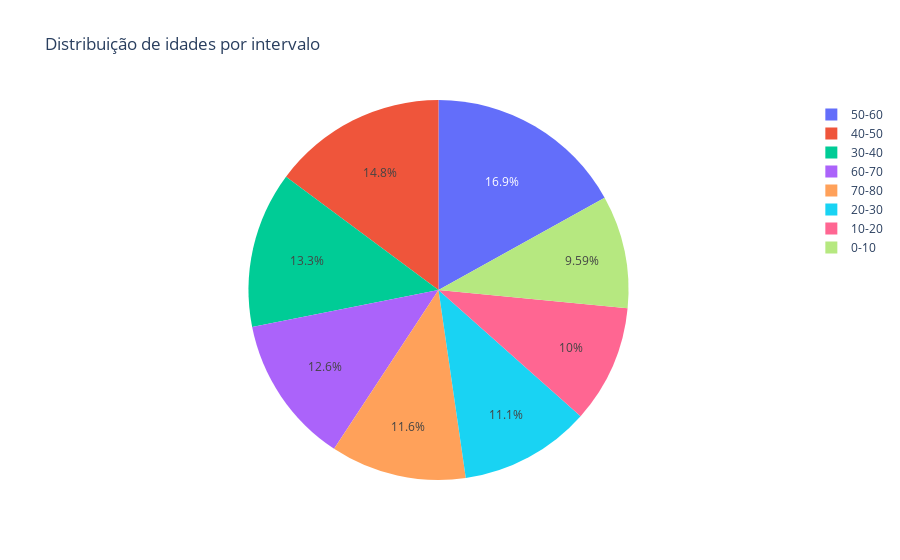

Write notebook code for a chart like this one.
### Code cell
fig2 = px.pie(df_agrupado, values='count', names='age', title='Distribuição de idades por intervalo')
fig2.show()

### Figure 1 — Plotly figure (JSON) as saved in the notebook; plotly's stock layout.template omitted (floating-point values rounded to 4 significant figures)
{"data": [{"domain": {"x": [0, 1], "y": [0, 1]}, "hovertemplate": "age=%{label}<br>count=%{value}<extra></extra>", "labels": ["0-10", "10-20", "20-30", "30-40", "40-50", "50-60", "60-70", "70-80"], "legendgroup": "", "name": "", "showlegend": true, "type": "pie", "values": [472, 494, 549, 655, 730, 834, 621, 569]}], "layout": {"legend": {"tracegroupgap": 0}, "title": {"text": "Distribuição de idades por intervalo"}}}
